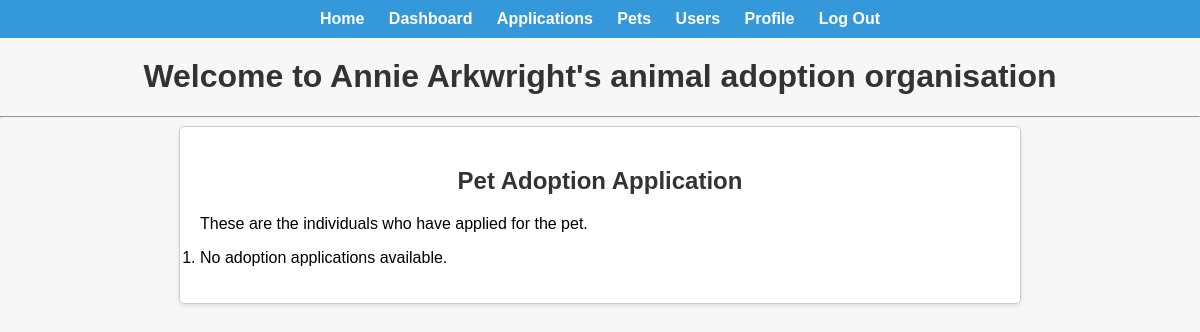
Before: /applications_pet/5/ (signed in) with the older database file.
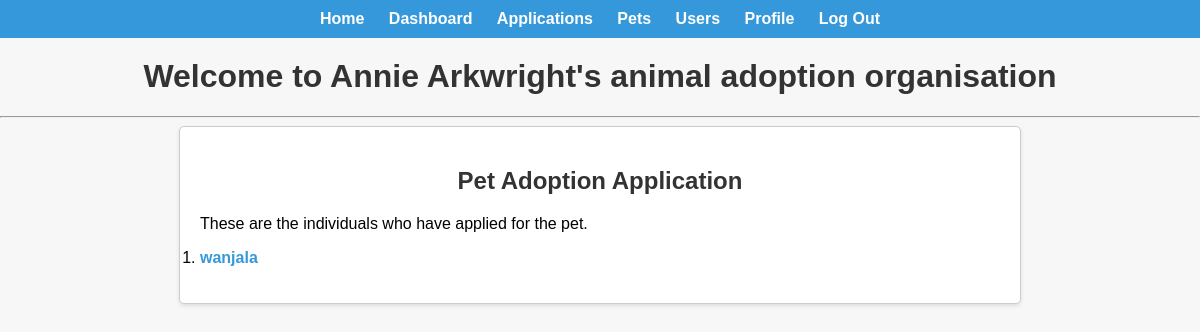
After: the same page with the newer database file.
### adoption_application/models.py (models this page shows, shortened)
class AdoptionApplication(models.Model):
    applicant = models.ForeignKey('users.User', on_delete=models.CASCADE)
    pet = models.ForeignKey('pets.Pet', on_delete=models.CASCADE)
    application_status = models.CharField(
        max_length=20,
        choices=[('Pending', 'Pending'), ('Approved', 'Approved'), ('Rejected', 'Rejected')],
        default='Pending'
    )
    application_date = models.DateTimeField(auto_now_add=True)
    manager_comments = models.TextField(blank=True)
    adopter_inquiries = models.TextField(blank=True)
    last_updated = models.DateTimeField(auto_now=True)
    residence_or_outdoor_space = models.TextField(blank=True)
    number_of_existing_pets = models.PositiveIntegerField(default=0, blank=True)
    pet_care_routine = models.TextField(blank=True)
    training_and_Socialization = models.TextField(blank=True)

### users/models.py (models this page shows)
class User(AbstractBaseUser, PermissionsMixin):
    username = models.CharField(max_length=150, unique=True)
    email = models.EmailField(unique=True)
    first_name = models.CharField(max_length=30)
    last_name = models.CharField(max_length=30)
    phone_number = models.CharField(max_length=15)
    address = models.TextField()
    adoption_applications = models.ManyToManyField('adoption_application.AdoptionApplication')
    role = models.CharField(
        max_length=20,
        choices=[('user', 'User'), ('admin', 'Admin'), ('application_manager', 'Application Manager'), ('pet_manager', 'Pet Manager')],
        default='user'
    )
    is_active = models.BooleanField(default=True)
    is_staff = models.BooleanField(default=False)
    objects = CustomUserManager()
    USERNAME_FIELD = 'username'
    EMAIL_FIELD = 'email'
    REQUIRED_FIELDS = ['email']
    def __str__(self):
        return self.username

### adoption_application/views.py (the view)
# urls.py: path('applications_pet/<int:pet_id>/', views.pet_adoption_applications,
@login_required
def pet_adoption_applications(request, pet_id):
    pet_object = get_object_or_404(Pet, pk=pet_id)
    pet_applications = AdoptionApplication.objects.filter(pet=pet_object, application_status='Pending')
    return render(request, 'adoption_application/adoption_applications_pet.html', {'pet_applications': pet_applications})

### templates/adoption_application/adoption_applications_pet.html (shortened to what this page needs)
{% extends "users/base_staff.html" %}
{%load static%}
{% block links %}
    <link rel="stylesheet" type="text/css" href="{% static 'css/adoption_application/adoption_applications_pet.css' %}">
{% endblock %}
{% block content %}
<div class="application-container">
    <h2 class="page-title">Pet Adoption Application</h2>
    <p>These are the individuals who have applied for the pet.</p>
    <ol class="applicant-list">
        {% for pet_application in pet_applications %}
            <li class="applicant-item">
                <a href="{% url 'adoption_application_detail' pet_application.id %}" class="applicant-link">
                    {{ pet_application.applicant }}
                </a>
            </li>
        {% empty %}
            <li>No adoption applications available.</li>
        {% endfor %}
    </ol>
</div>
{% endblock %}

Changed rows visible on the page:
added AdoptionApplication: applicant "wanjala"
Other visible differences:
text no longer shown: "No adoption applications available."
